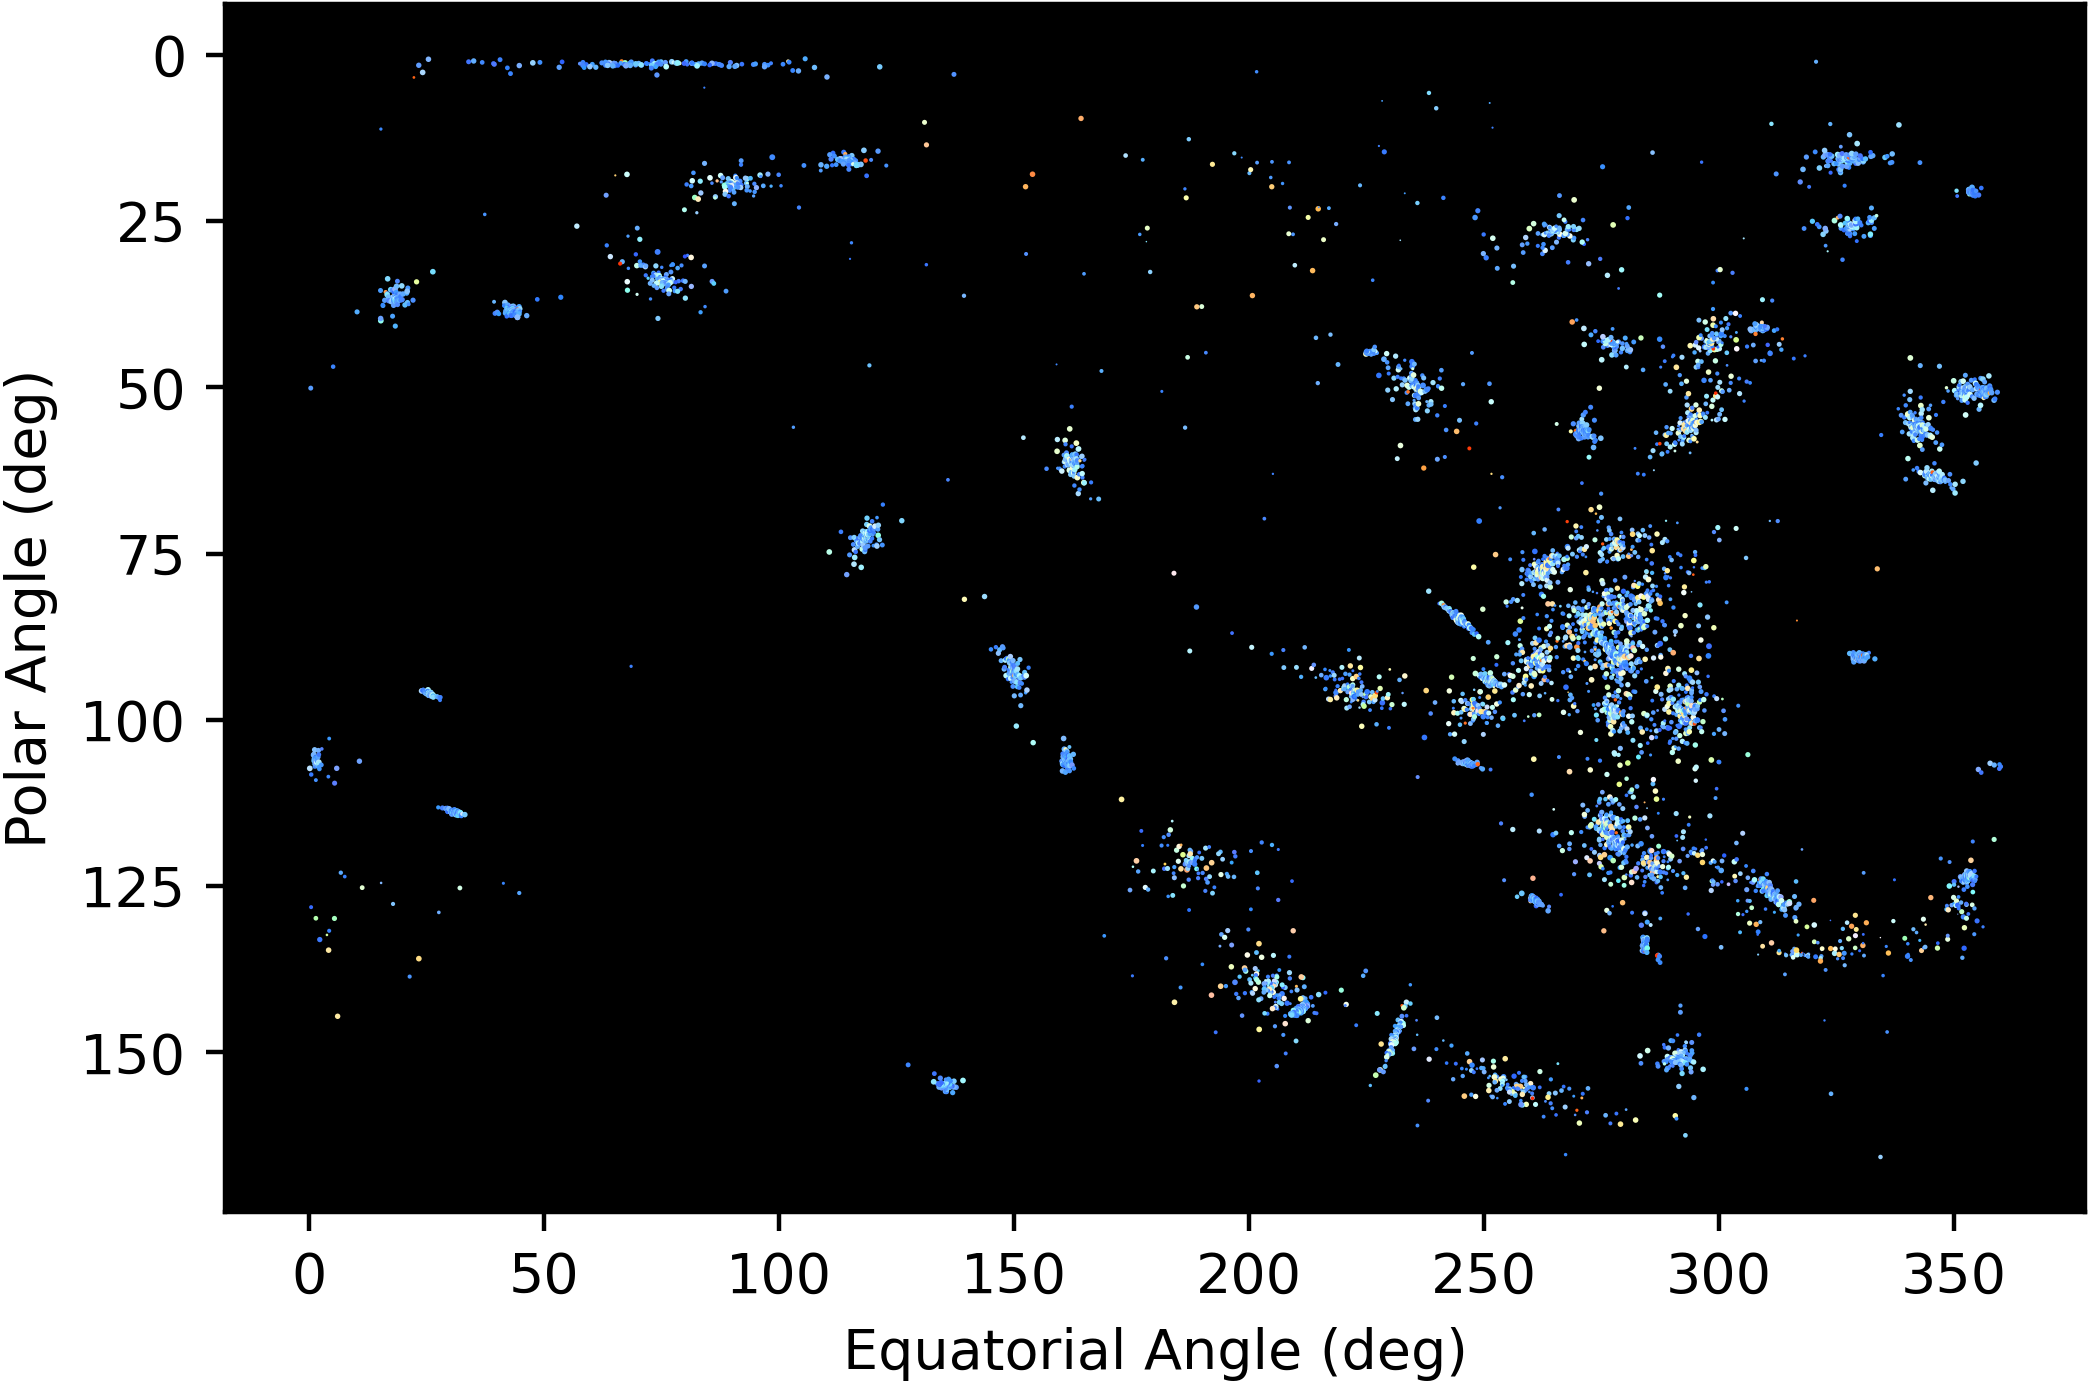

This figure's Python source:
# -*- coding: utf-8 -*-
"""
Created on Tue Mar  1 14:43:01 2022

@author: Ryan White     s4499039

Plots a basic star map of the sky as seen from the observer. Also produces a basic fuzzy-object map in the same format.
There's quite a bit i'm not happy with in here, but sunk cost fallacy made me get it to a useable state. 

Needs fixing:
    - The brightness of each point
    - The colour of each point (they're currently too vibrant)
    - Each scatter point has a strange circle around it which I'm not sure how to fix.
"""

from numpy import *
from astropy.timeseries import LombScargle
from astropy.table import Table
import os 
import matplotlib.pyplot as plt
from matplotlib.pyplot import figure


dir_path = os.path.dirname(os.path.realpath(__file__))  #finds the path of this program to use later
totalpoints = open(dir_path+"/total point-like data.txt", "r")       #opens and reads existing data. 
totalfuzzy = open(dir_path+"/total fuzzy data.txt", "r")


stardata = totalpoints.readlines()[1:]      #assigns the data
fuzzydata = totalfuzzy.readlines()[1:]

allstaraveflux, allfuzaveflux = [], []      #initialize arrays
stararray, fuzarray = [], []
starequats, starpolar, starbright, starcolours, starredshift = [], [], [], [], []
fuzequats, fuzpolar, fuzbright, fuzcolours, fuzredshift = [], [], [], [], []

cm = plt.cm.get_cmap('bwr')     #blue to red colourmap for the redshift graphs. white is the intermediate colour
minvel = 0
maxvel = 0

for row in stardata:
    [name, equat, polar, bluef, greenf, redf, parallax, veloc, distance, period, location] = row.split()
    bluef, greenf, redf, veloc = float(bluef), float(greenf), float(redf), float(veloc)       #cleans up variables
    rgb = [bluef, greenf, redf]
    aveflux = average(rgb)          #averages the r g b flux values
    allstaraveflux.append(aveflux)      #adds it to a list
    stararray.append([equat, polar, aveflux])       
    starequats.append(float(equat))
    starpolar.append(float(polar))         #flips the polar coords
    norm = max(rgb)         #finds max flux value for normalization purposes.
    r, g, b = 255 * redf / norm, 255 * greenf / norm, 255 * bluef / norm            #assigns the rgb values
    starcolours.append(array([r, g, b]))
    #below specifies the new min/max velocity to calibrate the redshift colourbar
    if starredshift != []:
        if veloc < min(starredshift):
            minvel = veloc
        elif veloc > max(starredshift):
            maxvel = veloc
    starredshift.append(veloc)  #adds the velocity of the current star to a redshift array for use in the graph

if maxvel < -minvel:
    maxvel = -minvel
else:
    minvel = -maxvell
    
brightest = max(allstaraveflux)         #finds the brightest star for normalization purposes

for star in stararray:
    brightness = sqrt(11) * log10((star[2] / brightest) + 1)            #defines scatter marker 'brightness' based on logarithmic algorithm. Spits out value between 0 and 1
    starbright.append(brightness)

starcolours = array(starcolours)/256        #gets the rgb values between 0 and 1 (because the scatter function chucked a tantrum)

#below plots the colour star map
fig, ax = plt.subplots()            #initialize axes
plt.xlabel('Equatorial Angle (deg)')
plt.ylabel('Polar Angle (deg)')
ax.set_facecolor('k')
plt.gca().invert_yaxis()        #flips the y-axis so that polar angle is 0 at due north

plt.scatter(starequats, starpolar, s=starbright, c=starcolours, marker='.')

figure(figsize=(36,18))             #units are inches
fig.set_dpi(1200)           #sets resolution of image in pixels per square inch?
fig.savefig('starmap.png')

plt.clf()

#the below plots the redshift map of the stars
fig, ax = plt.subplots()
plt.xlabel('Equatorial Angle (deg)')
plt.ylabel('Polar Angle (deg)')
ax.set_facecolor('k')
plt.gca().invert_yaxis() 

red = plt.scatter(starequats, starpolar, s=0.1, c=starredshift, vmin=minvel, vmax=maxvel, cmap=cm , marker='.')  #note the colourmap for the redshift amount
cbar = plt.colorbar(red)
cbar.set_label('Radial Velocity (km/s)', rotation=90)
plt.show()

figure(figsize=(36,18))             #units are inches
fig.set_dpi(1200)           #sets resolution of image in pixels per square inch?
fig.savefig('star-redshift.png')


totalpoints.close()
plt.clf()           #clears the current figure in order to create the next one

minvel = 0
maxvel = 0

for row in fuzzydata:       #functionally identical to the star loop
    [name, equat, polar, bluef, greenf, redf, size, veloc, location] = row.split()
    bluef, greenf, redf, veloc = float(bluef), float(greenf), float(redf), float(veloc)
    rgb = [bluef, greenf, redf]
    aveflux = average(rgb)
    allfuzaveflux.append(aveflux)
    fuzarray.append([equat, polar, aveflux])
    fuzequats.append(float(equat))
    fuzpolar.append(float(polar))         #flips the polar coords
    norm = max(rgb)         #finds max flux value for normalization purposes.
    r, g, b = 255 * redf / norm, 255 * greenf / norm, 255 * bluef / norm
    fuzcolours.append(array([r, g, b]))
    fuzredshift.append(veloc)
    if fuzredshift != []:
        if veloc < min(fuzredshift):
            minvel = veloc
    
brightest = max(allfuzaveflux)         #finds the brightest star for normalization purposes

for fuzzy in fuzarray:
    brightness = sqrt(11) * log10((fuzzy[2] / brightest) + 1)            #defines scatter marker 'brightness' based on logarithmic algorithm. Spits out value between 0 and 1
    fuzbright.append(brightness)

fuzcolours = array(fuzcolours)/256        #gets the rgb values between 0 and 1


fig, ax = plt.subplots()
plt.xlabel('Equatorial Angle (deg)')
plt.ylabel('Polar Angle (deg)')
ax.set_facecolor('k')
plt.gca().invert_yaxis()

plt.scatter(fuzequats, fuzpolar, s=fuzbright, c=fuzcolours, marker='.')

figure(figsize=(36,18))             #units are inches
fig.set_dpi(1200)           #sets resolution of image in pixels per square inch?
fig.savefig('fuzzymap.png')

plt.clf()

# cm = plt.cm.get_cmap('Blues')

# fig, ax = plt.subplots()
# plt.xlabel('Equatorial Angle (deg)')
# plt.ylabel('Polar Angle (deg)')
# ax.set_facecolor('k')
# plt.gca().invert_yaxis() 

# red = plt.plot(fuzequats, fuzpolar, s=0.1, c=fuzredshift, vmin=-2000, vmax=2000, cmap=cm , marker='.')  #note the colourmap for the redshift amount
# cbar = plt.colorbar(red)
# cbar.set_label('Radial Velocity (km/s)', rotation=90)
# plt.show()

# figure(figsize=(36,18))             #units are inches
# fig.set_dpi(1200)           #sets resolution of image in pixels per square inch?
# fig.savefig('fuzzy-redshift.png')

totalfuzzy.close()